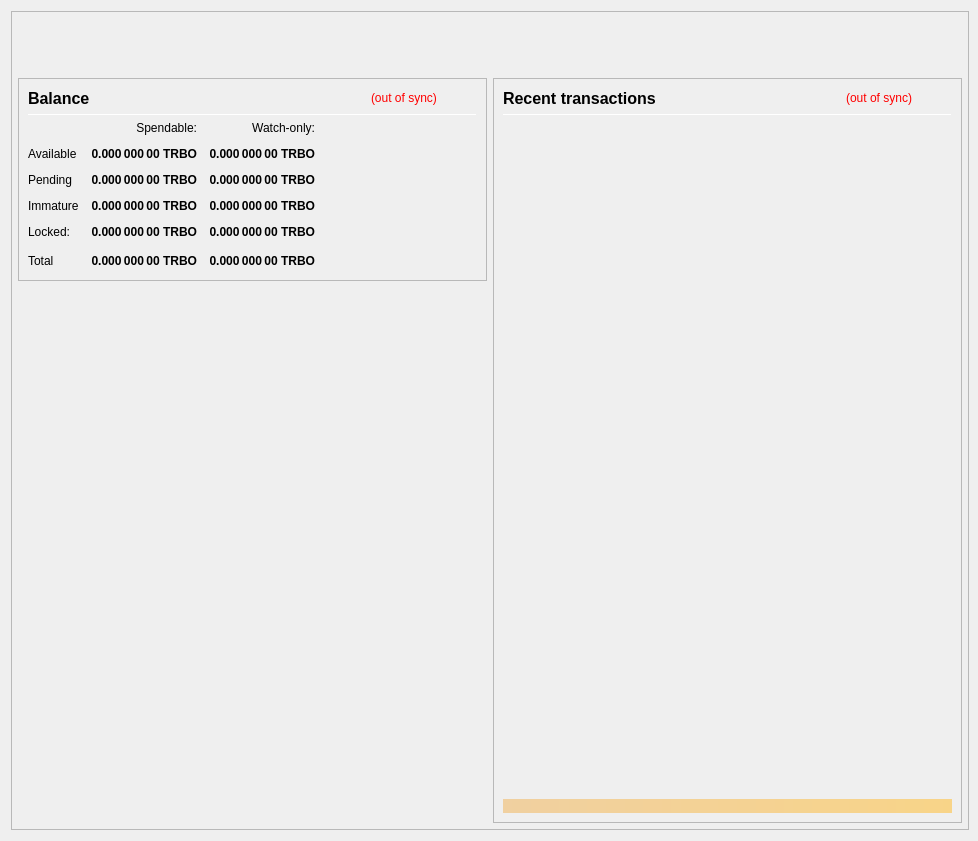
<?xml version="1.0" encoding="UTF-8"?>
<ui version="4.0">
 <class>OverviewPage</class>
 <widget class="QWidget" name="OverviewPage">
  <property name="geometry">
   <rect>
    <x>0</x>
    <y>0</y>
    <width>978</width>
    <height>841</height>
   </rect>
  </property>
  <property name="minimumSize">
   <size>
    <width>960</width>
    <height>682</height>
   </size>
  </property>
  <property name="font">
   <font>
    <weight>50</weight>
    <bold>false</bold>
   </font>
  </property>
  <property name="windowTitle">
   <string>Form</string>
  </property>
  <layout class="QVBoxLayout" name="topLayout" stretch="0">
   <property name="rightMargin">
    <number>9</number>
   </property>
   <item>
    <widget class="QFrame" name="frame_BG">
     <property name="minimumSize">
      <size>
       <width>850</width>
       <height>610</height>
      </size>
     </property>
     <property name="maximumSize">
      <size>
       <width>16777215</width>
       <height>16777215</height>
      </size>
     </property>
     <property name="frameShape">
      <enum>QFrame::StyledPanel</enum>
     </property>
     <property name="frameShadow">
      <enum>QFrame::Raised</enum>
     </property>
     <layout class="QVBoxLayout" name="verticalLayout_3" stretch="0">
      <property name="leftMargin">
       <number>0</number>
      </property>
      <property name="topMargin">
       <number>0</number>
      </property>
      <property name="rightMargin">
       <number>0</number>
      </property>
      <property name="bottomMargin">
       <number>6</number>
      </property>
      <item>
       <layout class="QVBoxLayout" name="verticalLayout_Master" stretch="0,1">
        <property name="leftMargin">
         <number>0</number>
        </property>
        <property name="topMargin">
         <number>0</number>
        </property>
        <property name="rightMargin">
         <number>0</number>
        </property>
        <property name="bottomMargin">
         <number>0</number>
        </property>
        <item>
         <widget class="QFrame" name="frame_Header">
          <layout class="QVBoxLayout" name="verticalLayout_Header" stretch="0">
           <property name="leftMargin">
            <number>0</number>
           </property>
           <property name="topMargin">
            <number>0</number>
           </property>
           <property name="rightMargin">
            <number>0</number>
           </property>
           <property name="bottomMargin">
            <number>0</number>
           </property>
           <item>
            <layout class="QHBoxLayout" name="horizontalLayout_Header" stretch="1,0">
             <property name="spacing">
              <number>6</number>
             </property>
             <item>
              <spacer name="horizontalSpacer_Header">
               <property name="orientation">
                <enum>Qt::Horizontal</enum>
               </property>
               <property name="sizeHint" stdset="0">
                <size>
                 <width>40</width>
                 <height>20</height>
                </size>
               </property>
              </spacer>
             </item>
             <item>
              <widget class="QLabel" name="labelOverviewHeaderRight">
               <property name="minimumSize">
                <size>
                 <width>464</width>
                 <height>60</height>
                </size>
               </property>
               <property name="maximumSize">
                <size>
                 <width>16777215</width>
                 <height>60</height>
                </size>
               </property>
               <property name="font">
                <font>
                 <pointsize>14</pointsize>
                </font>
               </property>
               <property name="text">
                <string/>
               </property>
               <property name="alignment">
                <set>Qt::AlignRight|Qt::AlignTrailing|Qt::AlignVCenter</set>
               </property>
              </widget>
             </item>
            </layout>
           </item>
          </layout>
         </widget>
        </item>
        <item>
         <widget class="QFrame" name="frame_Content">
          <layout class="QVBoxLayout" name="verticalLayout_Content">
           <property name="leftMargin">
            <number>6</number>
           </property>
           <property name="topMargin">
            <number>0</number>
           </property>
           <property name="rightMargin">
            <number>6</number>
           </property>
           <property name="bottomMargin">
            <number>0</number>
           </property>
           <item>
            <layout class="QHBoxLayout" name="horizontalLayout_Content" stretch="1,1">
             <property name="spacing">
              <number>6</number>
             </property>
             <item>
              <layout class="QVBoxLayout" name="verticalLayout_left" stretch="0,0">
               <item>
                <widget class="QFrame" name="frameBalances">
                 <property name="frameShape">
                  <enum>QFrame::StyledPanel</enum>
                 </property>
                 <property name="frameShadow">
                  <enum>QFrame::Raised</enum>
                 </property>
                 <layout class="QVBoxLayout" name="verticalLayout_4">
                  <item>
                   <layout class="QHBoxLayout" name="hlBalancesHeader" stretch="2,0,0">
                    <property name="spacing">
                     <number>6</number>
                    </property>
                    <item>
                     <widget class="QLabel" name="labelBalances">
                      <property name="minimumSize">
                       <size>
                        <width>0</width>
                        <height>0</height>
                       </size>
                      </property>
                      <property name="font">
                       <font>
                        <pointsize>12</pointsize>
                        <weight>75</weight>
                        <bold>true</bold>
                       </font>
                      </property>
                      <property name="text">
                       <string>Balance</string>
                      </property>
                     </widget>
                    </item>
                    <item>
                     <widget class="QLabel" name="labelWalletStatus">
                      <property name="cursor">
                       <cursorShape>WhatsThisCursor</cursorShape>
                      </property>
                      <property name="toolTip">
                       <string>The displayed information may be out of date. Your wallet automatically synchronizes with the TRBO network after a connection is established, but this process has not completed yet.</string>
                      </property>
                      <property name="styleSheet">
                       <string notr="true">QLabel { color: red; }</string>
                      </property>
                      <property name="text">
                       <string notr="true">(out of sync)</string>
                      </property>
                      <property name="alignment">
                       <set>Qt::AlignLeading|Qt::AlignLeft|Qt::AlignVCenter</set>
                      </property>
                     </widget>
                    </item>
                    <item>
                     <spacer name="hsBalancesHeader">
                      <property name="orientation">
                       <enum>Qt::Horizontal</enum>
                      </property>
                      <property name="sizeHint" stdset="0">
                       <size>
                        <width>40</width>
                        <height>20</height>
                       </size>
                      </property>
                     </spacer>
                    </item>
                   </layout>
                  </item>
                  <item>
                   <widget class="Line" name="lineBalances">
                    <property name="minimumSize">
                     <size>
                      <width>0</width>
                      <height>1</height>
                     </size>
                    </property>
                    <property name="maximumSize">
                     <size>
                      <width>16777215</width>
                      <height>1</height>
                     </size>
                    </property>
                    <property name="orientation">
                     <enum>Qt::Horizontal</enum>
                    </property>
                   </widget>
                  </item>
                  <item>
                   <layout class="QGridLayout" name="gridLayout">
                    <property name="spacing">
                     <number>12</number>
                    </property>
                    <item row="0" column="1">
                     <widget class="QLabel" name="labelSpendable">
                      <property name="text">
                       <string>Spendable:</string>
                      </property>
                      <property name="alignment">
                       <set>Qt::AlignRight|Qt::AlignTrailing|Qt::AlignVCenter</set>
                      </property>
                     </widget>
                    </item>
                    <item row="0" column="2">
                     <widget class="QLabel" name="labelWatchonly">
                      <property name="text">
                       <string>Watch-only:</string>
                      </property>
                      <property name="alignment">
                       <set>Qt::AlignRight|Qt::AlignTrailing|Qt::AlignVCenter</set>
                      </property>
                     </widget>
                    </item>
                    <item row="1" column="0">
                     <widget class="QLabel" name="labelAvailableText">
                      <property name="text">
                       <string>Available</string>
                      </property>
                      <property name="textInteractionFlags">
                       <set>Qt::NoTextInteraction</set>
                      </property>
                     </widget>
                    </item>
                    <item row="1" column="1">
                     <widget class="QLabel" name="labelAvailable">
                      <property name="font">
                       <font>
                        <weight>75</weight>
                        <bold>true</bold>
                       </font>
                      </property>
                      <property name="cursor">
                       <cursorShape>ArrowCursor</cursorShape>
                      </property>
                      <property name="toolTip">
                       <string>Your current spendable balance</string>
                      </property>
                      <property name="text">
                       <string notr="true">0.000 000 00 TRBO</string>
                      </property>
                      <property name="alignment">
                       <set>Qt::AlignRight|Qt::AlignTrailing|Qt::AlignVCenter</set>
                      </property>
                      <property name="textInteractionFlags">
                       <set>Qt::NoTextInteraction</set>
                      </property>
                     </widget>
                    </item>
                    <item row="1" column="2">
                     <widget class="QLabel" name="labelWatchAvailable">
                      <property name="font">
                       <font>
                        <weight>75</weight>
                        <bold>true</bold>
                       </font>
                      </property>
                      <property name="cursor">
                       <cursorShape>ArrowCursor</cursorShape>
                      </property>
                      <property name="toolTip">
                       <string>Your current balance in watch-only addresses</string>
                      </property>
                      <property name="text">
                       <string notr="true">0.000 000 00 TRBO</string>
                      </property>
                      <property name="alignment">
                       <set>Qt::AlignRight|Qt::AlignTrailing|Qt::AlignVCenter</set>
                      </property>
                      <property name="textInteractionFlags">
                       <set>Qt::NoTextInteraction</set>
                      </property>
                     </widget>
                    </item>
                    <item row="2" column="0">
                     <widget class="QLabel" name="labelPendingText">
                      <property name="text">
                       <string>Pending</string>
                      </property>
                      <property name="textInteractionFlags">
                       <set>Qt::NoTextInteraction</set>
                      </property>
                     </widget>
                    </item>
                    <item row="2" column="1">
                     <widget class="QLabel" name="labelPending">
                      <property name="font">
                       <font>
                        <weight>75</weight>
                        <bold>true</bold>
                       </font>
                      </property>
                      <property name="cursor">
                       <cursorShape>ArrowCursor</cursorShape>
                      </property>
                      <property name="toolTip">
                       <string>Total of transactions that have yet to be confirmed, and do not yet count toward the spendable balance</string>
                      </property>
                      <property name="text">
                       <string notr="true">0.000 000 00 TRBO</string>
                      </property>
                      <property name="alignment">
                       <set>Qt::AlignRight|Qt::AlignTrailing|Qt::AlignVCenter</set>
                      </property>
                      <property name="textInteractionFlags">
                       <set>Qt::NoTextInteraction</set>
                      </property>
                     </widget>
                    </item>
                    <item row="2" column="2">
                     <widget class="QLabel" name="labelWatchPending">
                      <property name="font">
                       <font>
                        <weight>75</weight>
                        <bold>true</bold>
                       </font>
                      </property>
                      <property name="cursor">
                       <cursorShape>ArrowCursor</cursorShape>
                      </property>
                      <property name="toolTip">
                       <string>Unconfirmed transactions to watch-only addresses</string>
                      </property>
                      <property name="text">
                       <string notr="true">0.000 000 00 TRBO</string>
                      </property>
                      <property name="alignment">
                       <set>Qt::AlignRight|Qt::AlignTrailing|Qt::AlignVCenter</set>
                      </property>
                      <property name="textInteractionFlags">
                       <set>Qt::NoTextInteraction</set>
                      </property>
                     </widget>
                    </item>
                    <item row="3" column="0">
                     <widget class="QLabel" name="labelImmatureText">
                      <property name="text">
                       <string>Immature</string>
                      </property>
                      <property name="textInteractionFlags">
                       <set>Qt::NoTextInteraction</set>
                      </property>
                     </widget>
                    </item>
                    <item row="3" column="1">
                     <widget class="QLabel" name="labelImmature">
                      <property name="font">
                       <font>
                        <weight>75</weight>
                        <bold>true</bold>
                       </font>
                      </property>
                      <property name="cursor">
                       <cursorShape>ArrowCursor</cursorShape>
                      </property>
                      <property name="toolTip">
                       <string>Staked or masternode rewards that has not yet matured</string>
                      </property>
                      <property name="text">
                       <string notr="true">0.000 000 00 TRBO</string>
                      </property>
                      <property name="alignment">
                       <set>Qt::AlignRight|Qt::AlignTrailing|Qt::AlignVCenter</set>
                      </property>
                      <property name="textInteractionFlags">
                       <set>Qt::NoTextInteraction</set>
                      </property>
                     </widget>
                    </item>
                    <item row="3" column="2">
                     <widget class="QLabel" name="labelWatchImmature">
                      <property name="font">
                       <font>
                        <weight>75</weight>
                        <bold>true</bold>
                       </font>
                      </property>
                      <property name="cursor">
                       <cursorShape>ArrowCursor</cursorShape>
                      </property>
                      <property name="toolTip">
                       <string>Staked or masternode rewards in watch-only addresses that has not yet matured</string>
                      </property>
                      <property name="text">
                       <string notr="true">0.000 000 00 TRBO</string>
                      </property>
                      <property name="alignment">
                       <set>Qt::AlignRight|Qt::AlignTrailing|Qt::AlignVCenter</set>
                      </property>
                      <property name="textInteractionFlags">
                       <set>Qt::NoTextInteraction</set>
                      </property>
                     </widget>
                    </item>
                    <item row="4" column="0">
                     <widget class="QLabel" name="labelLockedText">
                      <property name="toolTip">
                       <string>Locked TRBO or Masternode collaterals.</string>
                      </property>
                      <property name="text">
                       <string>Locked:</string>
                      </property>
                     </widget>
                    </item>
                    <item row="4" column="1">
                     <widget class="QLabel" name="labelLocked">
                      <property name="font">
                       <font>
                        <weight>75</weight>
                        <bold>true</bold>
                       </font>
                      </property>
                      <property name="cursor">
                       <cursorShape>ArrowCursor</cursorShape>
                      </property>
                      <property name="toolTip">
                       <string>Locked TRBO or Masternode collaterals.</string>
                      </property>
                      <property name="text">
                       <string notr="true">0.000 000 00 TRBO</string>
                      </property>
                      <property name="alignment">
                       <set>Qt::AlignRight|Qt::AlignTrailing|Qt::AlignVCenter</set>
                      </property>
                      <property name="textInteractionFlags">
                       <set>Qt::NoTextInteraction</set>
                      </property>
                     </widget>
                    </item>
                    <item row="4" column="2">
                     <widget class="QLabel" name="labelWatchLocked">
                      <property name="font">
                       <font>
                        <weight>75</weight>
                        <bold>true</bold>
                       </font>
                      </property>
                      <property name="cursor">
                       <cursorShape>ArrowCursor</cursorShape>
                      </property>
                      <property name="toolTip">
                       <string>Current locked balance in watch-only addresses</string>
                      </property>
                      <property name="text">
                       <string notr="true">0.000 000 00 TRBO</string>
                      </property>
                      <property name="alignment">
                       <set>Qt::AlignRight|Qt::AlignTrailing|Qt::AlignVCenter</set>
                      </property>
                      <property name="textInteractionFlags">
                       <set>Qt::NoTextInteraction</set>
                      </property>
                     </widget>
                    </item>
                    <item row="5" column="0">
                     <widget class="QLabel" name="labelTotalText">
                      <property name="text">
                       <string>Total</string>
                      </property>
                      <property name="textInteractionFlags">
                       <set>Qt::NoTextInteraction</set>
                      </property>
                     </widget>
                    </item>
                    <item row="5" column="1">
                     <widget class="QLabel" name="labelTotal">
                      <property name="font">
                       <font>
                        <weight>75</weight>
                        <bold>true</bold>
                       </font>
                      </property>
                      <property name="cursor">
                       <cursorShape>ArrowCursor</cursorShape>
                      </property>
                      <property name="toolTip">
                       <string>Your current total balance</string>
                      </property>
                      <property name="text">
                       <string notr="true">0.000 000 00 TRBO</string>
                      </property>
                      <property name="alignment">
                       <set>Qt::AlignRight|Qt::AlignTrailing|Qt::AlignVCenter</set>
                      </property>
                      <property name="textInteractionFlags">
                       <set>Qt::NoTextInteraction</set>
                      </property>
                     </widget>
                    </item>
                    <item row="5" column="2">
                     <widget class="QLabel" name="labelWatchTotal">
                      <property name="font">
                       <font>
                        <weight>75</weight>
                        <bold>true</bold>
                       </font>
                      </property>
                      <property name="cursor">
                       <cursorShape>ArrowCursor</cursorShape>
                      </property>
                      <property name="toolTip">
                       <string>Current total balance in watch-only addresses</string>
                      </property>
                      <property name="text">
                       <string notr="true">0.000 000 00 TRBO</string>
                      </property>
                      <property name="alignment">
                       <set>Qt::AlignRight|Qt::AlignTrailing|Qt::AlignVCenter</set>
                      </property>
                      <property name="textInteractionFlags">
                       <set>Qt::NoTextInteraction</set>
                      </property>
                     </widget>
                    </item>
                    <item row="5" column="3">
                     <spacer name="hsBalances">
                      <property name="orientation">
                       <enum>Qt::Horizontal</enum>
                      </property>
                      <property name="sizeHint" stdset="0">
                       <size>
                        <width>40</width>
                        <height>20</height>
                       </size>
                      </property>
                     </spacer>
                    </item>
                   </layout>
                  </item>
                 </layout>
                </widget>
               </item>
               <item>
                <spacer name="verticalSpacer">
                 <property name="orientation">
                  <enum>Qt::Vertical</enum>
                 </property>
                 <property name="sizeHint" stdset="0">
                  <size>
                   <width>20</width>
                   <height>40</height>
                  </size>
                 </property>
                </spacer>
               </item>
              </layout>
             </item>
             <item>
              <layout class="QVBoxLayout" name="verticalLayout_right" stretch="1">
               <item>
                <widget class="QFrame" name="frame_RecentTransactions">
                 <property name="minimumSize">
                  <size>
                   <width>0</width>
                   <height>0</height>
                  </size>
                 </property>
                 <property name="frameShape">
                  <enum>QFrame::StyledPanel</enum>
                 </property>
                 <property name="frameShadow">
                  <enum>QFrame::Raised</enum>
                 </property>
                 <layout class="QVBoxLayout" name="verticalLayout_1" stretch="0,0,0,0,0">
                  <item>
                   <layout class="QHBoxLayout" name="horizontalLayout_2" stretch="2,0,0">
                    <property name="spacing">
                     <number>3</number>
                    </property>
                    <item>
                     <widget class="QLabel" name="labelRecentTransactions">
                      <property name="minimumSize">
                       <size>
                        <width>0</width>
                        <height>20</height>
                       </size>
                      </property>
                      <property name="font">
                       <font>
                        <pointsize>12</pointsize>
                        <weight>75</weight>
                        <bold>true</bold>
                       </font>
                      </property>
                      <property name="text">
                       <string>Recent transactions</string>
                      </property>
                     </widget>
                    </item>
                    <item>
                     <widget class="QLabel" name="labelTransactionsStatus">
                      <property name="cursor">
                       <cursorShape>WhatsThisCursor</cursorShape>
                      </property>
                      <property name="toolTip">
                       <string>The displayed information may be out of date. Your wallet automatically synchronizes with the TRBO network after a connection is established, but this process has not completed yet.</string>
                      </property>
                      <property name="styleSheet">
                       <string notr="true">QLabel { color: red; }</string>
                      </property>
                      <property name="text">
                       <string notr="true">(out of sync)</string>
                      </property>
                      <property name="alignment">
                       <set>Qt::AlignRight|Qt::AlignTrailing|Qt::AlignVCenter</set>
                      </property>
                     </widget>
                    </item>
                    <item>
                     <spacer name="horizontalSpacer">
                      <property name="orientation">
                       <enum>Qt::Horizontal</enum>
                      </property>
                      <property name="sizeHint" stdset="0">
                       <size>
                        <width>40</width>
                        <height>20</height>
                       </size>
                      </property>
                     </spacer>
                    </item>
                   </layout>
                  </item>
                  <item>
                   <widget class="Line" name="line">
                    <property name="minimumSize">
                     <size>
                      <width>0</width>
                      <height>1</height>
                     </size>
                    </property>
                    <property name="maximumSize">
                     <size>
                      <width>16777215</width>
                      <height>1</height>
                     </size>
                    </property>
                    <property name="orientation">
                     <enum>Qt::Horizontal</enum>
                    </property>
                   </widget>
                  </item>
                  <item>
                   <widget class="QListView" name="listTransactions">
                    <property name="minimumSize">
                     <size>
                      <width>0</width>
                      <height>0</height>
                     </size>
                    </property>
                    <property name="styleSheet">
                     <string notr="true">QListView { background: transparent; }</string>
                    </property>
                    <property name="frameShape">
                     <enum>QFrame::NoFrame</enum>
                    </property>
                    <property name="verticalScrollBarPolicy">
                     <enum>Qt::ScrollBarAlwaysOff</enum>
                    </property>
                    <property name="horizontalScrollBarPolicy">
                     <enum>Qt::ScrollBarAlwaysOff</enum>
                    </property>
                    <property name="selectionMode">
                     <enum>QAbstractItemView::NoSelection</enum>
                    </property>
                   </widget>
                  </item>
                  <item>
                   <spacer name="verticalSpacer_2">
                    <property name="orientation">
                     <enum>Qt::Vertical</enum>
                    </property>
                    <property name="sizeType">
                     <enum>QSizePolicy::Expanding</enum>
                    </property>
                    <property name="sizeHint" stdset="0">
                     <size>
                      <width>20</width>
                      <height>40</height>
                     </size>
                    </property>
                   </spacer>
                  </item>
                  <item>
                   <widget class="QLabel" name="labelAlerts">
                    <property name="maximumSize">
                     <size>
                      <width>16777215</width>
                      <height>16777215</height>
                     </size>
                    </property>
                    <property name="styleSheet">
                     <string notr="true">background-color: qlineargradient(x1: 0, y1: 0, x2: 1, y2: 0, stop:0 #F0D0A0, stop:1 #F8D488); color:#000000;</string>
                    </property>
                    <property name="text">
                     <string/>
                    </property>
                    <property name="wordWrap">
                     <bool>true</bool>
                    </property>
                    <property name="margin">
                     <number>3</number>
                    </property>
                   </widget>
                  </item>
                 </layout>
                </widget>
               </item>
              </layout>
             </item>
            </layout>
           </item>
          </layout>
         </widget>
        </item>
       </layout>
      </item>
     </layout>
    </widget>
   </item>
  </layout>
 </widget>
 <resources/>
 <connections/>
</ui>
